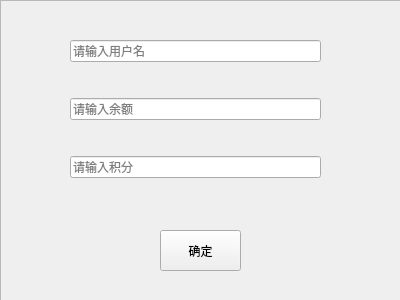
<?xml version="1.0" encoding="UTF-8"?>
<ui version="4.0">
 <class>Changeuser</class>
 <widget class="QWidget" name="Changeuser">
  <property name="geometry">
   <rect>
    <x>0</x>
    <y>0</y>
    <width>400</width>
    <height>300</height>
   </rect>
  </property>
  <property name="minimumSize">
   <size>
    <width>400</width>
    <height>300</height>
   </size>
  </property>
  <property name="windowTitle">
   <string>Form</string>
  </property>
  <widget class="QWidget" name="widget" native="true">
   <property name="geometry">
    <rect>
     <x>70</x>
     <y>10</y>
     <width>251</width>
     <height>201</height>
    </rect>
   </property>
   <layout class="QVBoxLayout" name="verticalLayout_2">
    <item>
     <widget class="QLineEdit" name="newusernameinput">
      <property name="placeholderText">
       <string>请输入用户名</string>
      </property>
     </widget>
    </item>
    <item>
     <widget class="QLineEdit" name="newmoneyinput">
      <property name="placeholderText">
       <string>请输入余额</string>
      </property>
     </widget>
    </item>
    <item>
     <widget class="QLineEdit" name="newscoreinput">
      <property name="placeholderText">
       <string>请输入积分</string>
      </property>
     </widget>
    </item>
   </layout>
  </widget>
  <widget class="QPushButton" name="change">
   <property name="geometry">
    <rect>
     <x>160</x>
     <y>230</y>
     <width>81</width>
     <height>41</height>
    </rect>
   </property>
   <property name="text">
    <string>确定</string>
   </property>
  </widget>
  <widget class="QFrame" name="frame">
   <property name="geometry">
    <rect>
     <x>0</x>
     <y>0</y>
     <width>401</width>
     <height>301</height>
    </rect>
   </property>
   <property name="styleSheet">
    <string notr="true">background-image: url(:/login.png);</string>
   </property>
   <property name="frameShape">
    <enum>QFrame::StyledPanel</enum>
   </property>
   <property name="frameShadow">
    <enum>QFrame::Raised</enum>
   </property>
  </widget>
  <zorder>frame</zorder>
  <zorder>widget</zorder>
  <zorder>change</zorder>
 </widget>
 <resources/>
 <connections/>
</ui>
